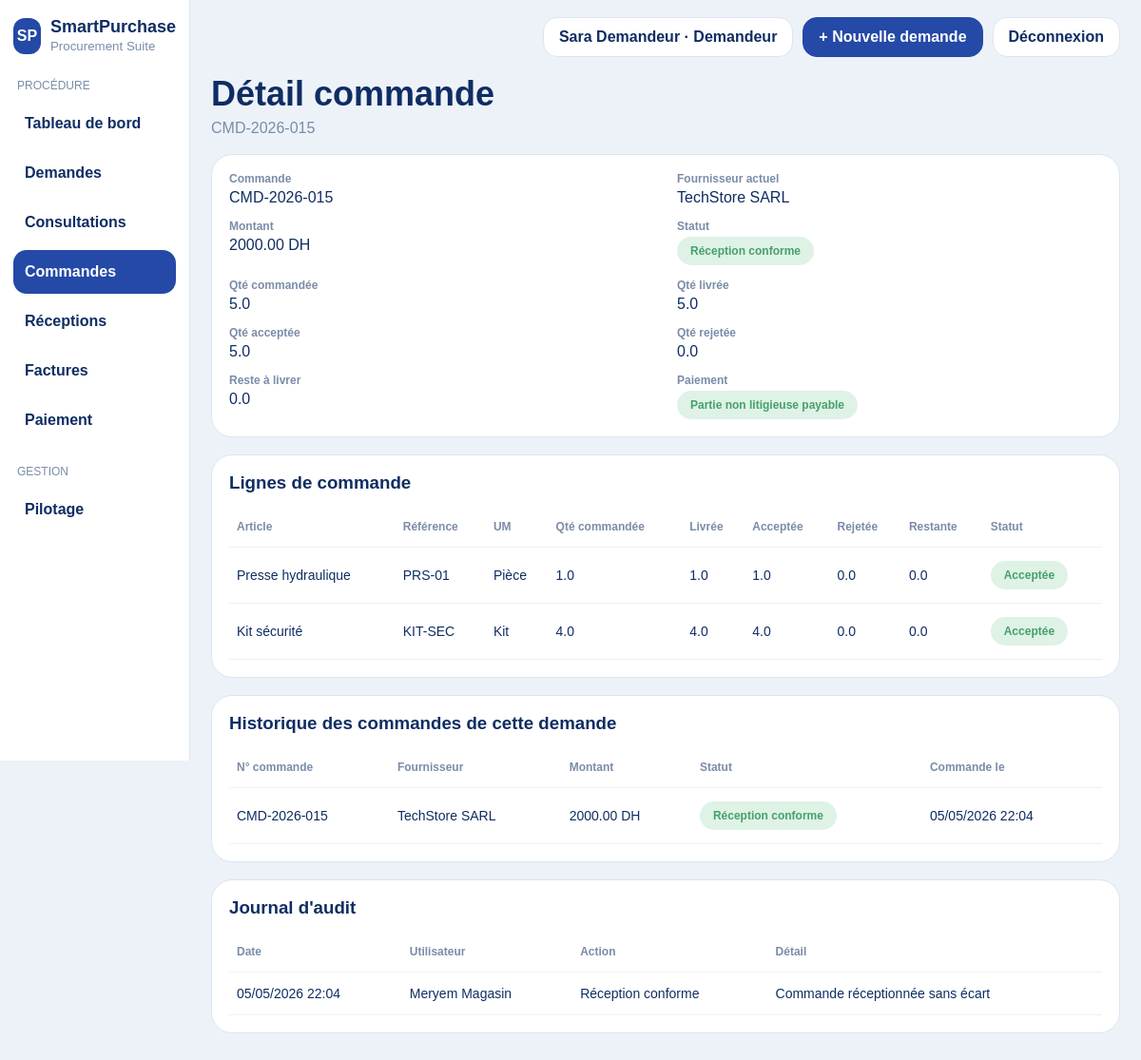
The page /commandes/2 (signed in) on the database its author committed.
### app/models.py (models this page shows, shortened)
class TimestampMixin:
    created_at = db.Column(db.DateTime, default=datetime.utcnow, nullable=False)
    updated_at = db.Column(db.DateTime, default=datetime.utcnow, onupdate=datetime.utcnow, nullable=False)

class PurchaseOrder(db.Model, TimestampMixin):
    __tablename__ = "purchase_order"
    STATUS_COMMANDEE = "commandee"
    STATUS_EN_RECEPTION = "en_reception"
    STATUS_RECEPTION_PARTIELLE = "reception_partielle"
    STATUS_ATTENTE_QUALITE = "attente_decision_qualite"
    STATUS_PARTIELLEMENT_ACCEPTEE = "partiellement_acceptee"
    STATUS_CONFORME = "reception_conforme"
    STATUS_RESERVE = "reception_avec_reserve"
    STATUS_QUARANTAINE = "quarantaine"
    STATUS_NON_CONFORME = "non_conforme"
    STATUS_REFUSEE = "reception_refusee"
    STATUS_LITIGE = "litige_fournisseur"
    STATUS_RETOUR_EN_COURS = "retour_en_cours"
    STATUS_RETOUR_CLOTURE = "retour_cloture"
    STATUS_SOLDEE = "soldee"
    STATUS_ARCHIVEE = "archivee"
    STATUS_ANNULEE = "annulee"
    id = db.Column(db.Integer, primary_key=True)
    code = db.Column(db.String(30), unique=True, nullable=False)
    supplier_name = db.Column(db.String(120), nullable=False)
    supplier_email = db.Column(db.String(120), default="", nullable=False)
    supplier_phone = db.Column(db.String(40), default="", nullable=False)
    amount = db.Column(db.Float, nullable=False)
    status = db.Column(db.String(40), default=STATUS_COMMANDEE, nullable=False, index=True)
    cancellation_reason = db.Column(db.String(255), default="", nullable=False)
    previous_order_id = db.Column(db.Integer, db.ForeignKey("purchase_order.id"), nullable=True)
    reception_site = db.Column(db.String(120), default="Dépôt principal", nullable=False)
    stock_blocked = db.Column(db.Boolean, default=False, nullable=False)
    payment_blocked = db.Column(db.Boolean, default=False, nullable=False)
    request_id = db.Column(db.Integer, db.ForeignKey("purchase_request.id"), nullable=False)
    selected_offer_id = db.Column(db.Integer, db.ForeignKey("supplier_offer.id"), nullable=True)
    selected_offer = db.relationship("SupplierOffer", foreign_keys=[selected_offer_id])
    previous_order = db.relationship("PurchaseOrder", remote_side=[id], uselist=False)
    lines = db.relationship("PurchaseOrderLine", backref="purchase_order", cascade="all, delete-orphan", lazy=True, order_by="PurchaseOrderLine.id.asc()")
    receptions = db.relationship("Reception", backref="purchase_order", cascade="all, delete-orphan", lazy=True, order_by="Reception.created_at.desc()")
    invoices = db.relationship("Invoice", backref="purchase_order", cascade="all, delete-orphan", lazy=True)
    @property
    def qty_ordered_total(self) -> float:
        return round(sum(line.quantity_ordered for line in self.lines), 2)
    @property
    def qty_delivered_total(self) -> float:
        return round(sum(line.quantity_delivered_total for line in self.lines), 2)
    @property
    def qty_accepted_total(self) -> float:
        return round(sum(line.quantity_accepted_total for line in self.lines), 2)
    @property
    def qty_rejected_total(self) -> float:
        return round(sum(line.quantity_rejected_total for line in self.lines), 2)
    @property
    def qty_remaining_total(self) -> float:
        if self.status == self.STATUS_ANNULEE:
            return 0
        return round(sum(line.quantity_remaining_to_deliver for line in self.lines), 2)

class PurchaseOrderLine(db.Model, TimestampMixin):
    __tablename__ = "purchase_order_line"
    STATUS_EN_ATTENTE = "en_attente"
    STATUS_RECEPTION_PARTIELLE = "reception_partielle"
    STATUS_ATTENTE_QUALITE = "attente_decision_qualite"
    STATUS_ACCEPTEE = "acceptee"
    STATUS_ACCEPTEE_AVEC_RESERVE = "acceptee_avec_reserve"
    STATUS_QUARANTAINE = "quarantaine"
    STATUS_REJETEE_PARTIELLEMENT = "rejetee_partiellement"
    STATUS_REJETEE = "rejetee"
    STATUS_CLOTUREE = "cloturee"
    id = db.Column(db.Integer, primary_key=True)
    order_id = db.Column(db.Integer, db.ForeignKey("purchase_order.id"), nullable=False)
    request_line_id = db.Column(db.Integer, db.ForeignKey("purchase_request_line.id"), nullable=True)
    item_name = db.Column(db.String(150), nullable=False)
    item_reference = db.Column(db.String(80), default="", nullable=False)
    manufacturer_code = db.Column(db.String(80), default="", nullable=False)
    uom = db.Column(db.String(30), default="Unité", nullable=False)
    quantity_ordered = db.Column(db.Float, default=1, nullable=False)
    unit_price = db.Column(db.Float, default=0, nullable=False)
    quantity_delivered_total = db.Column(db.Float, default=0, nullable=False)
    quantity_accepted_total = db.Column(db.Float, default=0, nullable=False)
    quantity_quarantine_total = db.Column(db.Float, default=0, nullable=False)
    quantity_rejected_total = db.Column(db.Float, default=0, nullable=False)
    quantity_returned_total = db.Column(db.Float, default=0, nullable=False)
    status = db.Column(db.String(40), default=STATUS_EN_ATTENTE, nullable=False, index=True)
    quality_control_required = db.Column(db.Boolean, default=False, nullable=False)
    delivery_site = db.Column(db.String(120), default="Dépôt principal", nullable=False)
    request_line = db.relationship("PurchaseRequestLine", foreign_keys=[request_line_id])
    reception_lines = db.relationship("ReceptionLine", backref="order_line", lazy=True)
    non_conformities = db.relationship("NonConformity", backref="order_line", lazy=True)
    @property
    def quantity_remaining_to_deliver(self) -> float:
        if self.purchase_order and self.purchase_order.status == PurchaseOrder.STATUS_ANNULEE:
            return 0
        return max(round(self.quantity_ordered - self.quantity_delivered_total, 2), 0)

class AuditLog(db.Model, TimestampMixin):
    __tablename__ = "audit_log"
    id = db.Column(db.Integer, primary_key=True)
    entity_type = db.Column(db.String(40), nullable=False)
    entity_id = db.Column(db.Integer, nullable=False)
    action = db.Column(db.String(120), nullable=False)
    actor_name = db.Column(db.String(120), default="", nullable=False)
    details = db.Column(db.Text, default="", nullable=False)

### app/routes/procurement.py (the view)
@procurement_bp.route('/commandes/<int:order_id>')
@login_required
def order_detail(order_id):
    order = PurchaseOrder.query.get_or_404(order_id)
    history = PurchaseOrder.query.filter_by(request_id=order.request_id).order_by(PurchaseOrder.created_at.desc()).all()
    alternatives = SupplierOffer.query.filter_by(request_id=order.request_id, is_plan_b_offer=True, is_archived=False).all()
    logs = AuditLog.query.filter_by(entity_type='purchase_order', entity_id=order.id).order_by(AuditLog.created_at.desc()).all()
    return render_template('procurement/order_detail.html', order=order, history=history, alternatives=alternatives, logs=logs, supplier_catalog=_get_supplier_catalog())

### app/routes/procurement.py (called while the page is built)
def _supplier_to_dict(record):
    return {
        'name': record.name,
        'email': record.email or '',
        'phone': record.phone or '',
        'address': record.address or '',
        'service': record.service or '',
    }

def _get_supplier_catalog():
    suppliers = SupplierDirectory.query.order_by(SupplierDirectory.name.asc()).all()
    if not suppliers:
        for row in DEFAULT_SUPPLIER_CATALOG:
            db.session.add(SupplierDirectory(**row))
        db.session.commit()
        suppliers = SupplierDirectory.query.order_by(SupplierDirectory.name.asc()).all()
    return [_supplier_to_dict(item) for item in suppliers]

### app/utils/auth_helpers.py (called while the page is built)
def current_user():
    return session.get("user")

def login_required(view):
    @wraps(view)
    def wrapped(*args, **kwargs):
        if "user" not in session:
            flash("Veuillez vous connecter.", "warning")
            return redirect(url_for("auth.login"))
        return view(*args, **kwargs)
    return wrapped

### app/utils/view_helpers.py (called while the page is built)
def display_status(value: str) -> str:
    maps = [
        REQUEST_STATUS_LABELS,
        ORDER_STATUS_LABELS,
        RECEPTION_STATUS_LABELS,
        NC_STATUS_LABELS,
        INVOICE_STATUS_LABELS,
        PAYMENT_STATUS_LABELS,
    ]
    for mapping in maps:
        if value in mapping:
            return mapping[value]
    return (value or "").replace("_", " ").capitalize()

def badge_class(value: str) -> str:
    return BADGE_CLASS.get(value, "slate")

### app/templates/procurement/order_detail.html (shortened to what this page needs)
{% extends "base.html" %}
{% block content %}
<div class="page-header"><h2>Détail commande</h2><p>{{ order.code }}</p></div>
<div class="detail-card">
  <div class="detail-grid">
    <div><div class="label">Commande</div>{{ order.code }}</div>
    <div><div class="label">Fournisseur actuel</div>{{ order.supplier_name }}</div>
    <div><div class="label">Montant</div>{{ '%.2f'|format(order.amount) }} DH</div>
    <div><div class="label">Statut</div><span class="badge {{ badge_class(order.status) }}">{{ display_status(order.status) }}</span></div>
    <div><div class="label">Qté commandée</div>{{ order.qty_ordered_total }}</div>
    <div><div class="label">Qté livrée</div>{{ order.qty_delivered_total }}</div>
    <div><div class="label">Qté acceptée</div>{{ order.qty_accepted_total }}</div>
    <div><div class="label">Qté rejetée</div>{{ order.qty_rejected_total }}</div>
    <div><div class="label">Reste à livrer</div>{% if order.status == 'annulee' %}0{% else %}{{ order.qty_remaining_total }}{% endif %}</div>
    <div><div class="label">Paiement</div>{% if order.status == 'annulee' or order.payment_blocked %}<span class="badge danger">Bloqué</span>{% else %}<span class="badge success">Partie non litigieuse payable</span>{% endif %}</div>
  </div>
</div>
<div class="panel section">
  <h3>Lignes de commande</h3>
  <table class="data-table">
    <thead><tr><th>Article</th><th>Référence</th><th>UM</th><th>Qté commandée</th><th>Livrée</th><th>Acceptée</th><th>Rejetée</th><th>Restante</th><th>Statut</th></tr></thead>
    <tbody>
      {% for line in order.lines %}
      <tr>
        <td>{{ line.item_name }}</td><td>{{ line.item_reference or '-' }}</td><td>{{ line.uom }}</td><td>{{ line.quantity_ordered }}</td>
        <td>{{ line.quantity_delivered_total }}</td><td>{{ line.quantity_accepted_total }}</td><td>{{ line.quantity_rejected_total }}</td><td>{% if order.status == 'annulee' %}0{% else %}{{ line.quantity_remaining_to_deliver }}{% endif %}</td><td><span class="badge {{ badge_class(line.status) }}">{{ display_status(line.status) }}</span></td>
      </tr>
      {% endfor %}
    </tbody>
  </table>
</div>
<div class="panel section">
  <h3>Historique des commandes de cette demande</h3>
  <table class="data-table">
    <thead><tr><th>N° commande</th><th>Fournisseur</th><th>Montant</th><th>Statut</th><th>Commande le</th></tr></thead>
    <tbody>{% for item in history %}<tr><td>{{ item.code }}</td><td>{{ item.supplier_name }}</td><td>{{ '%.2f'|format(item.amount) }} DH</td><td><span class="badge {{ badge_class(item.status) }}">{{ display_status(item.status) }}</span></td><td>{{ item.created_at.strftime('%d/%m/%Y %H:%M') }}</td></tr>{% else %}<tr><td colspan="5">Aucun historique.</td></tr>{% endfor %}</tbody>
  </table>
</div>
<div class="panel section">
  <h3>Journal d'audit</h3>
  <table class="data-table"><thead><tr><th>Date</th><th>Utilisateur</th><th>Action</th><th>Détail</th></tr></thead><tbody>{% for log in logs %}<tr><td>{{ log.created_at.strftime('%d/%m/%Y %H:%M') }}</td><td>{{ log.actor_name }}</td><td>{{ log.action }}</td><td>{{ log.details }}</td></tr>{% else %}<tr><td colspan="4">Aucun évènement.</td></tr>{% endfor %}</tbody></table>
</div>
{% endblock %}

### app/static/css/style.css (style rules this page uses)
:root { --bg:#edf2f8; --panel:#ffffff; --border:#dce5f0; --text:#0f2d63; --muted:#7a8ca8; --primary:#2449a6; --primary-dark:#183985; --success:#45a06b; --success-bg:#dff2e6; --warning:#c99310; --warning-bg:#f8e8b5; --danger:#d76565; --danger-bg:#f7d5d8; --info:#5f80d6; --info-bg:#dde6fb; --slate:#6e7f9b; --slate-bg:#ebeff5; }
* { box-sizing:border-box }
body { margin:0;font-family:Arial,Helvetica,sans-serif;background:var(--bg);color:var(--text) }
.page-header h2 { font-size:36px;margin:10px 0 6px }
.page-header p { margin:0 0 18px;color:var(--muted) }
.stat-card,.panel,.chart-panel { background:#fff;border:1px solid var(--border);border-radius:22px;padding:18px }
.panel h3,.chart-panel h3 { margin:0 0 14px }
.data-table { width:100%;border-collapse:collapse }
.data-table th,.data-table td { padding:14px 8px;border-bottom:1px solid #edf1f7;text-align:left;font-size:14px;vertical-align:middle }
.data-table th { color:var(--muted);font-size:12px;text-transform:none }
.badge { display:inline-block;padding:8px 14px;border-radius:999px;font-size:12px;font-weight:800 }
.badge.success { background:var(--success-bg);color:var(--success) }
.detail-card { background:#fff;border:1px solid var(--border);border-radius:22px;padding:18px }
.detail-grid { display:grid;grid-template-columns:repeat(2,1fr);gap:14px 24px }
.detail-grid .label { font-weight:800 }
.section { margin-top:18px }
.label { color:var(--muted);font-size:12px;margin-bottom:4px }

### rows shown on the page
PurchaseOrder: code "CMD-2026-015", supplier_name "TechStore SARL", amount "2000.00", status "Réception conforme", qty_remaining_total "0.0", created_at "05/05/2026 22:04"
PurchaseOrderLine: qty_ordered_total "5.0", qty_delivered_total "5.0", qty_accepted_total "5.0", qty_rejected_total "0.0", item_name "Presse hydraulique", item_reference "PRS-01", uom "Pièce", quantity_ordered "1.0", quantity_delivered_total "1.0", quantity_accepted_total "1.0", quantity_rejected_total "0.0", quantity_remaining_to_deliver "0.0", status "Acceptée"
PurchaseOrderLine: item_name "Kit sécurité", item_reference "KIT-SEC", uom "Kit", quantity_ordered "4.0", quantity_delivered_total "4.0", quantity_accepted_total "4.0", quantity_rejected_total "0.0", quantity_remaining_to_deliver "0.0", status "Acceptée"
AuditLog: created_at "05/05/2026 22:04", actor_name "Meryem Magasin", action "Réception conforme", details "Commande réceptionnée sans écart"

### other values the page prints
{{ session['user']['name'] }} "Sara Demandeur"
{{ session['user']['role'].capitalize() }} "Demandeur"
